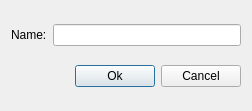
<?xml version="1.0" encoding="UTF-8"?>
<ui version="4.0">
 <class>Dialog</class>
 <widget class="QDialog" name="Dialog">
  <property name="geometry">
   <rect>
    <x>0</x>
    <y>0</y>
    <width>252</width>
    <height>111</height>
   </rect>
  </property>
  <property name="windowTitle">
   <string>Dialog</string>
  </property>
  <layout class="QVBoxLayout" name="verticalLayout">
   <item>
    <layout class="QHBoxLayout" name="horizontalLayout">
     <item>
      <widget class="QLabel" name="label">
       <property name="text">
        <string>Name:</string>
       </property>
       <property name="buddy">
        <cstring>lineEdit</cstring>
       </property>
      </widget>
     </item>
     <item>
      <widget class="QLineEdit" name="lineEdit"/>
     </item>
    </layout>
   </item>
   <item>
    <layout class="QHBoxLayout" name="horizontalLayout_2">
     <item>
      <spacer name="horizontalSpacer">
       <property name="orientation">
        <enum>Qt::Horizontal</enum>
       </property>
       <property name="sizeHint" stdset="0">
        <size>
         <width>40</width>
         <height>20</height>
        </size>
       </property>
      </spacer>
     </item>
     <item>
      <widget class="QPushButton" name="pushButton">
       <property name="text">
        <string>Ok</string>
       </property>
      </widget>
     </item>
     <item>
      <widget class="QPushButton" name="pushButton_2">
       <property name="text">
        <string>Cancel</string>
       </property>
      </widget>
     </item>
    </layout>
   </item>
  </layout>
 </widget>
 <resources/>
 <connections>
  <connection>
   <sender>pushButton_2</sender>
   <signal>clicked()</signal>
   <receiver>Dialog</receiver>
   <slot>close()</slot>
   <hints>
    <hint type="sourcelabel">
     <x>195</x>
     <y>74</y>
    </hint>
    <hint type="destinationlabel">
     <x>164</x>
     <y>55</y>
    </hint>
   </hints>
  </connection>
  <connection>
   <sender>pushButton</sender>
   <signal>clicked()</signal>
   <receiver>Dialog</receiver>
   <slot>accept()</slot>
   <hints>
    <hint type="sourcelabel">
     <x>87</x>
     <y>77</y>
    </hint>
    <hint type="destinationlabel">
     <x>40</x>
     <y>67</y>
    </hint>
   </hints>
  </connection>
 </connections>
</ui>
